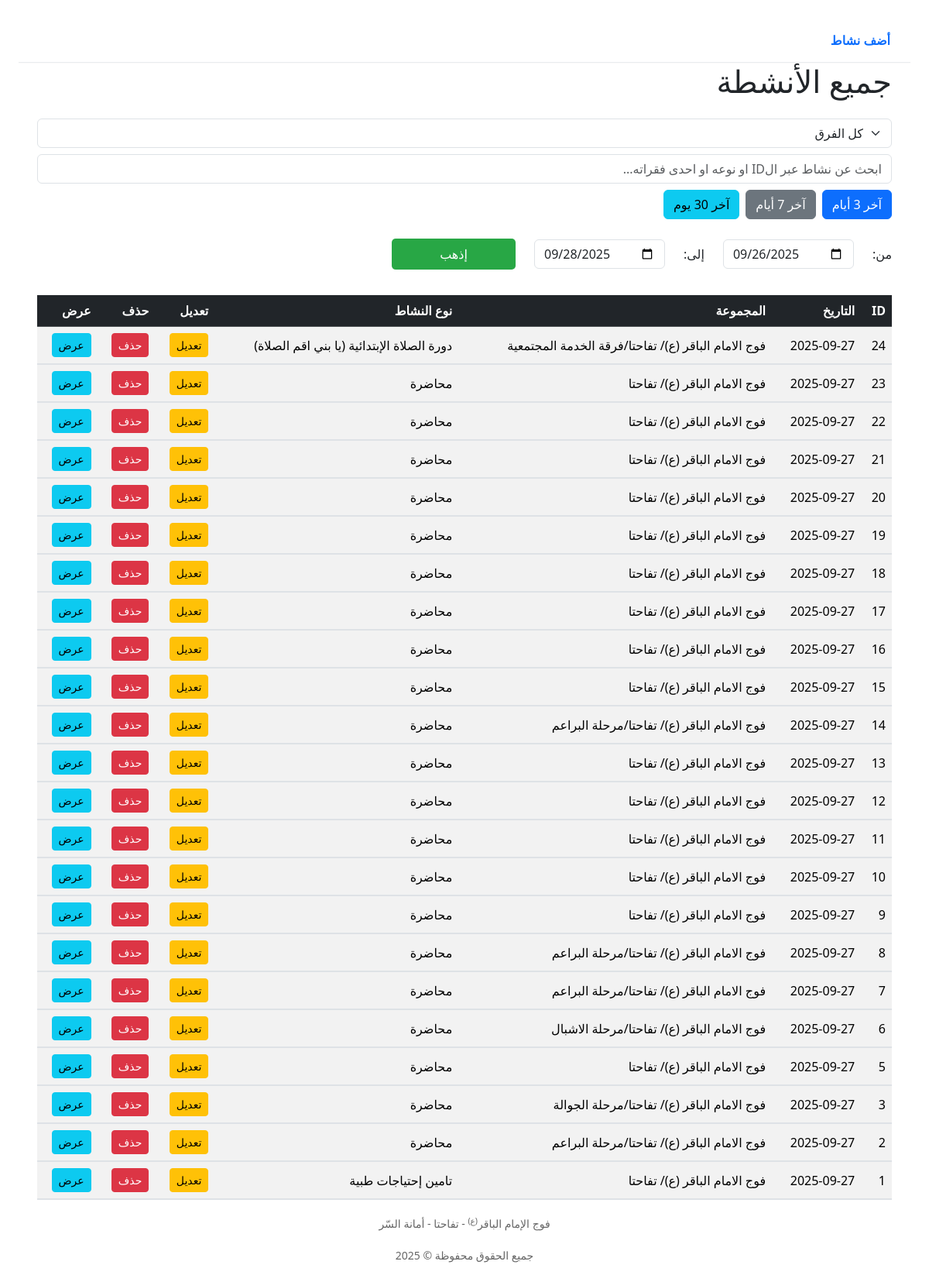
Before: /activities with the older database file.
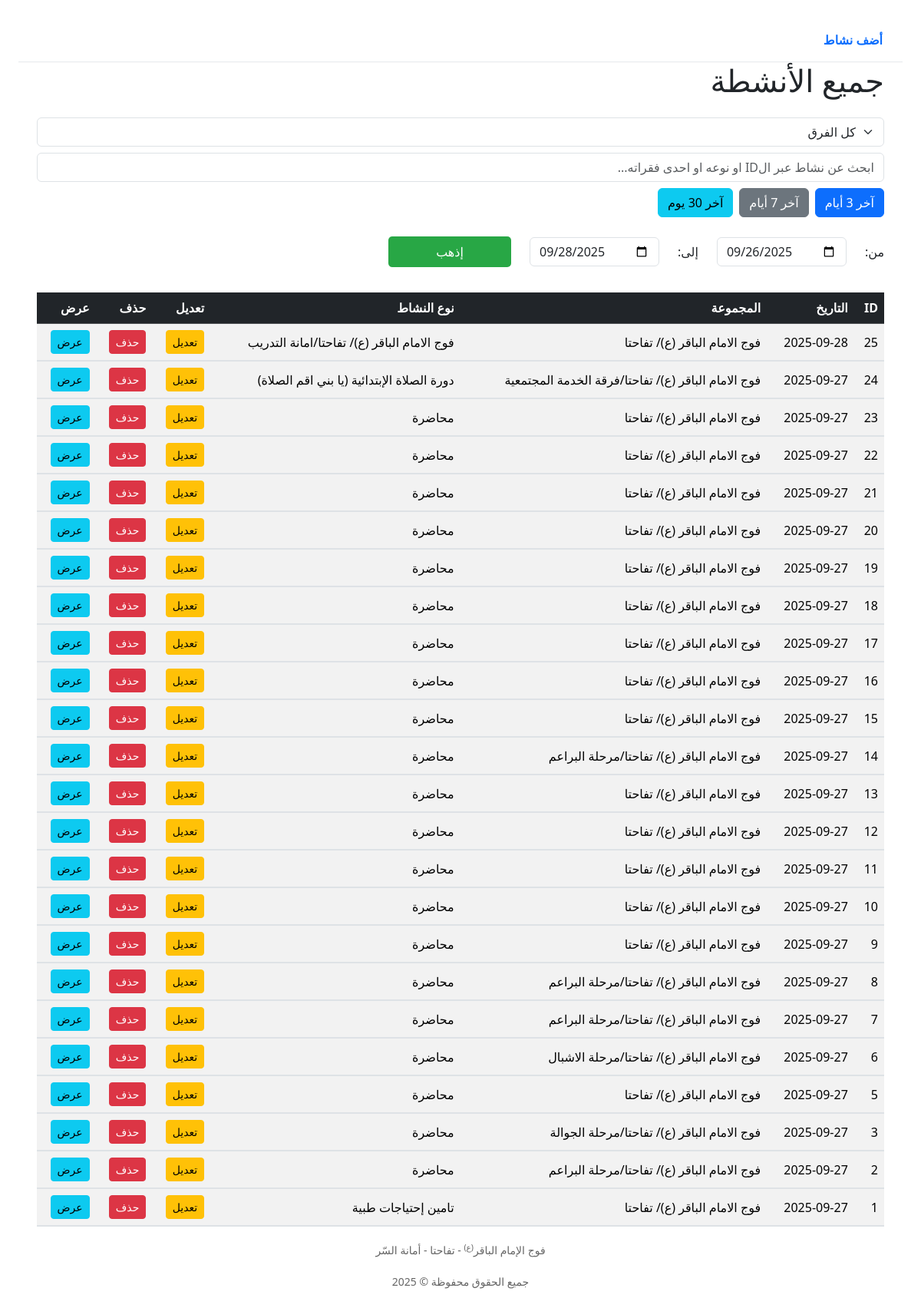
After: the same page with the newer database file.
### tables this page shows
CREATE TABLE activities (
    id INTEGER PRIMARY KEY AUTOINCREMENT,
    date TEXT NOT NULL,
    group_name TEXT NOT NULL,
    activity_type TEXT NOT NULL,
    time TEXT NOT NULL,
    occasion TEXT,
    place TEXT NOT NULL,
    leaders_count INTEGER NOT NULL DEFAULT 0,
    jawele_count INTEGER NOT NULL DEFAULT 0,
    kashefe_count INTEGER NOT NULL DEFAULT 0,
    ashbele_count INTEGER NOT NULL DEFAULT 0,
    bara3em_count INTEGER NOT NULL DEFAULT 0,
    non_scouts_count INTEGER DEFAULT 0,
    paragraphs TEXT NOT NULL,
    cost INTEGER NOT NULL DEFAULT 0,
    created_at TEXT DEFAULT (DATETIME('now','localtime')),
    updated_at TEXT DEFAULT (DATETIME('now','localtime')),
    checked INTEGER DEFAULT 0,
    checked_at TEXT DEFAULT NULL
);

### app.py (the view, shortened to what this page needs)
@app.route("/activities", methods=["GET", "POST"])
def activities():
    today = get_today()
    three_days_ago = today - timedelta(days=3)
    seven_days_ago = today - timedelta(days=7)
    start = request.values.get("start", "").strip() or None
    end = request.values.get("end", "").strip() or None
    group = request.values.get("group", "").strip() or None
    q = request.values.get("q", "").strip() or None
    admin = request.values.get("admin", "").strip() or None
    admin_filter = request.values.get("adminFilter", "").strip() or None
    query = "SELECT * FROM activities"
    conditions = []
    params = []
    if start and end:
        conditions.append("date BETWEEN ? AND ?")
        params.extend([start, end])
    if group and group != "كل الفرق":
        conditions.append("group_name = ?")
        params.append(group)
    if conditions:
        query += " WHERE " + " AND ".join(conditions)
    query += " ORDER BY created_at DESC"
    conn = get_conn()
    cursor = conn.cursor()
    cursor.execute(query, tuple(params))
    activities_list = cursor.fetchall()
    conn.close()
    return render_template(
        "activities.html",
        activities=activities_list,
        today=today.strftime("%Y-%m-%d"),
        three_days_start=three_days_ago.strftime("%Y-%m-%d"),
        seven_days_start=seven_days_ago.strftime("%Y-%m-%d"),
        current_start=start or "",
        current_end=end or "",
        current_group=group or "",
        current_q=q or "",
        admin=admin,
        admin_filter=admin_filter or ""
    )

### app.py (called while the page is built)
def get_conn():
    return sqlite3.connect(DB_PATH)

def get_today():
    ttz = pytz.timezone("Asia/Beirut")
    return datetime.now(ttz).date()

### templates/activities.html (shortened to what the changed rows need)
<!DOCTYPE html>
<html lang="ar" dir="rtl">
  <head>
    <link
      href="https://cdn.jsdelivr.net/npm/bootstrap@5.3.2/dist/css/bootstrap.min.css"
      rel="stylesheet"
    />
    <link
      rel="stylesheet"
      href="https://cdn.jsdelivr.net/npm/choices.js/public/assets/styles/choices.min.css"
    />
  </head>
  <body class="p-2 p-md-4">
    <div class="container-fluid px-2 px-md-4">
      <h1 class="mb-3 mb-md-4">جميع الأنشطة</h1>
      <table class="table table-striped table-hover">
        <thead class="table-dark">
          <tr>
            <th>ID</th>
            <th>التاريخ</th>
            <th>المجموعة</th>
            <th>نوع النشاط</th>
            <th>تعديل</th>
            <th>حذف</th>
            <th>عرض</th>
          </tr>
        </thead>
        <tbody>
          {% for act in activities %}
          <tr data-checked="{{ act[17] if act[17] is not none else 0 }}">
            <td>{{ act[0] }}</td>
            <td>{{ act[1] }}</td>
            <td>{{ act[2] }}</td>
            <td>{{ act[3] }}</td>
            <td>
              <a
                href="{{ url_for('edit_activity', activity_id=act[0]) }}"
                class="btn btn-sm btn-warning"
                >تعديل</a
              >
            </td>
            <td>
              <form
                action="{{ url_for('delete_activity', activity_id=act[0]) }}"
                method="POST"
                style="display: inline-block"
                onsubmit="return confirm('هل أنت متأكد من حذف هذا النشاط؟');"
              >
                <button type="submit" class="btn btn-sm btn-danger">حذف</button>
              </form>
            </td>
            <td>
              <button
                class="btn btn-sm btn-info"
                type="button"
                data-bs-toggle="collapse"
                data-bs-target="#details{{ act[0] }}"
                aria-expanded="false"
                aria-controls="details{{ act[0] }}"
              >
                عرض
              </button>
            </td>
          </tr>
          <tr>
            <td colspan="8" class="p-0">
            </td>
          </tr>
          {% endfor %}
        </tbody>
      </table>
    </div>
  </body>
</html>
  </body>
</html>

Changed rows visible on the page:
added activities: id "25", date "2025-09-28", group_name "فوج الامام الباقر (ع)/ تفاحتا", activity_type "فوج الامام الباقر (ع)/ تفاحتا/امانة التدريب"
